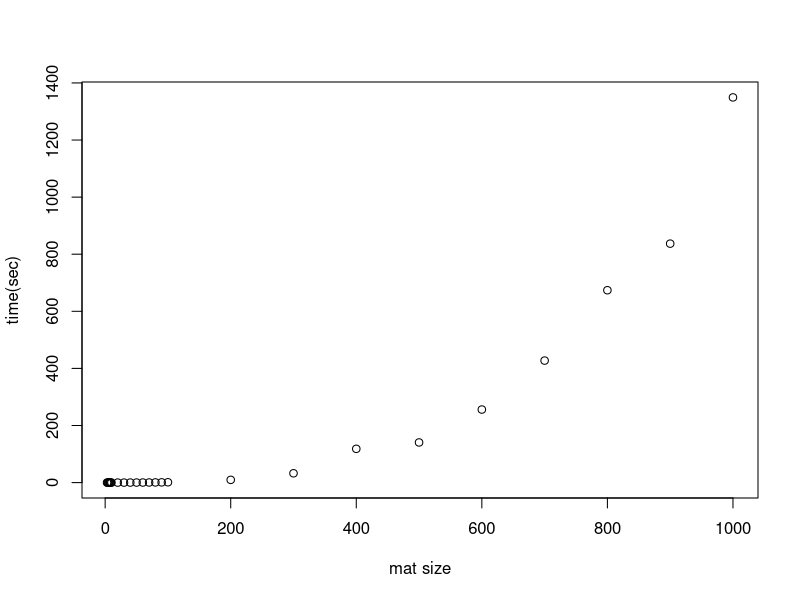
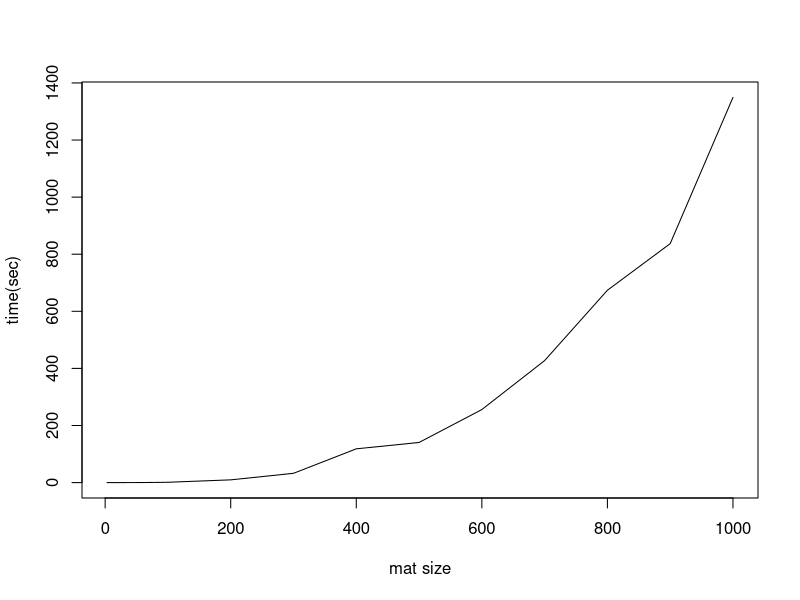
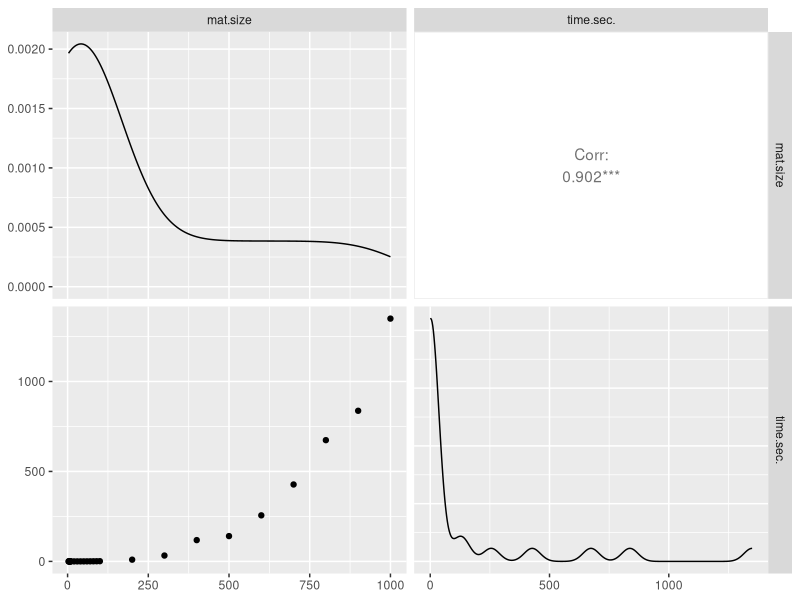
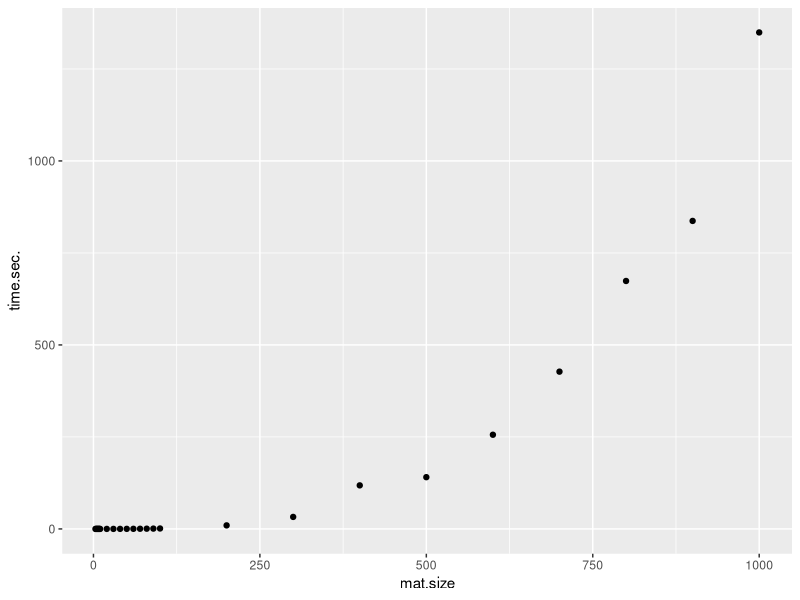
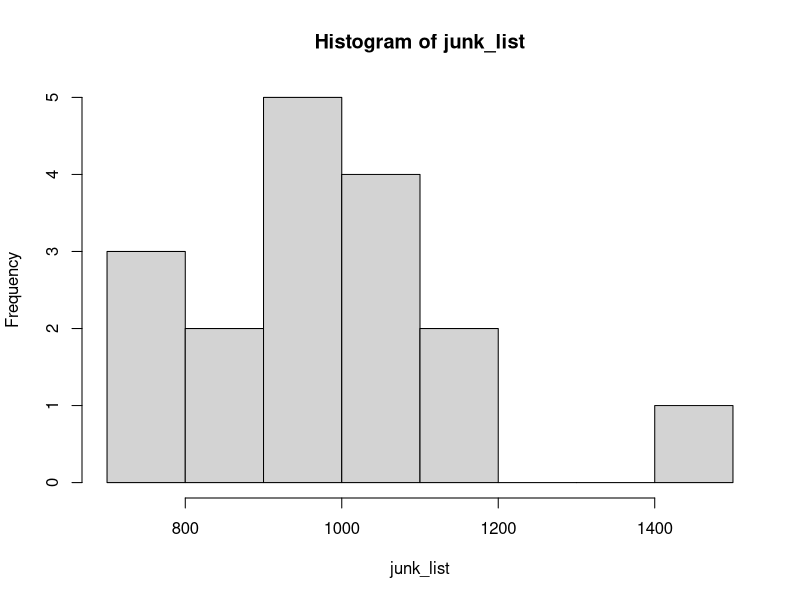
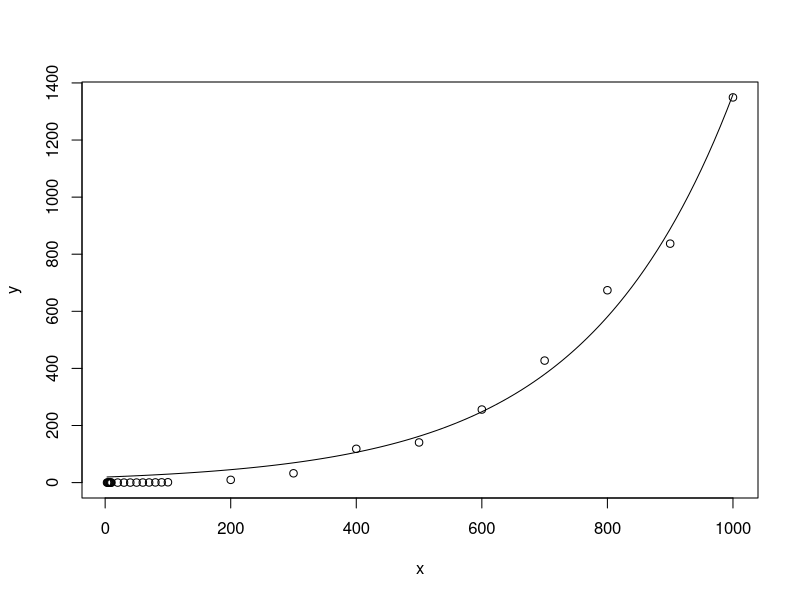

The R script that drew these images, in order:
home <- "~/Desktop"
setwd(home)
library(data.table)
library(ggplot2)
step_2 <- fread("step_2.csv",header=TRUE,sep=",",data.table =F)

#出力
plot(step_2) #時間とN(入力数)の関係性のグラフ
plot(step_2,type="l") #時間とN(入力数)の関係性のグラフ(線でつないだもの）
library(GGally)
ggpairs(data.frame(step_2))
df <- data.frame(step_2)
ggplot(df,aes(x=mat.size,y=time.sec.))+geom_point()

pdf("matsize_time.pdf",width = 8,height = 8)
dev.off()


#今回作成したprogramの時間計算量はO(N^3)である
#入力数が10倍になった時と比較するプログラムを作る 入力数10倍になった時に出力の時間は何倍になったのか
junk_list <- vector(length=17)
for(i in 1:17){
  idx <- step_2[match(step_2[i,1]*10,step_2[,1]),]
  junk <- idx[,2]/step_2[i,2]
  junk_list[i] <- junk
}
mean(junk_list)#978.2582
hist(junk_list)#ばらつきはあるので中央値で解釈しても良いかも
median(junk_list)#969.6863
#N数が10倍になった時、出力にかかる時間は978倍(約1000倍（10^3))となった。
#つまり計算量は入力数が増えた時、実行時間が増えるだいたいの割合を示す関係を表す



#time=f(mat size)
#fを見つける問題＝回帰問題＝線形モデルではないけど、線形モデルに帰る/exponetial 関数(指数関数 e^x)

#x <- seq(1,100,by=0.1) #aからbまでcづつ増加するベクトルを生成
#y <- exp(x) #e^x
x <- df$mat.size
y <- df$time.sec.
#plot(x,y,type = "l")
result_gaussian <- glm(y~x, family = gaussian(link ="log"))
#result_gamma <- glm(y~x, family = Gamma)

#glmにより算出された式を手持ちのデータの上に上書きする
pdf("glm_model.pdf",width = 8,height = 8)
plot(x,y)
xp <- seq(min(x),max(x),length=100)
lines(xp, exp(2.962797 + 0.004252*xp))
dev.off()
